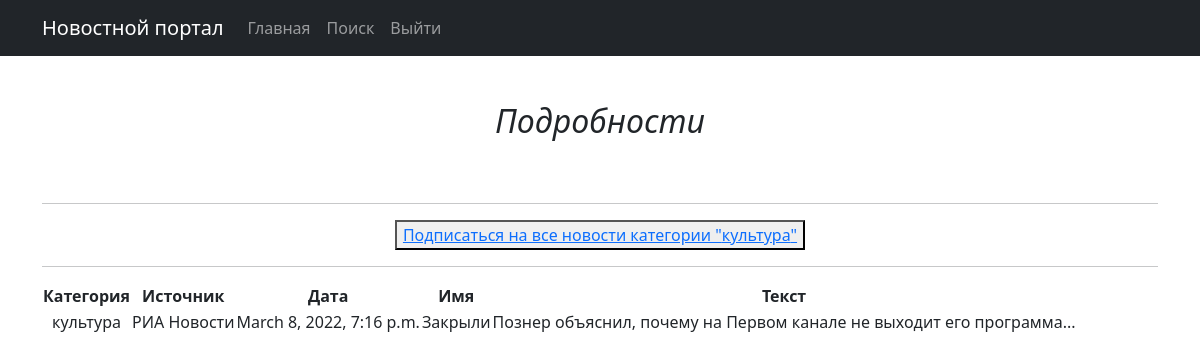
The page /news/1/ on the database its author committed.
### news/models.py (models this page shows, shortened)
class Post(models.Model):
    name = models.CharField(max_length=64)
    description = models.TextField()
    date = models.DateTimeField()
    category = models.ForeignKey('category', on_delete=models.CASCADE)
    source = models.ForeignKey('source', on_delete=models.CASCADE)

class Category(models.Model):
    name = models.CharField(max_length=64)
    subscribers = models.ManyToManyField(User, blank=True)
    def __str__(self):
        return f'{self.name}'

class Source(models.Model):
    name = models.CharField(max_length=64)

### news/views.py (the view)
# urls.py: path('<int:pk>/', PostDetailView.as_view(), name='post_detail'),
class PostDetailView(DetailView):
    model = Post
    template_name = 'sample_app/post_detail.html'
    queryset = Post.objects.all()
    def get_context_data(self, **kwargs):
        context = super().get_context_data(**kwargs)
        id = self.kwargs.get('pk')
        qwe = Category.objects.filter(pk=Post.objects.get(pk=id).category.id).values("subscribers__username")
        context['is_not_subscribe'] = not qwe.filter(subscribers__username=self.request.user).exists()
        context['is_subscribe'] = qwe.filter(subscribers__username=self.request.user).exists()
        return context

### news/templatetags/censor.py (called while the page is built)
@register.filter()
def censor(value):
    for word in BAD_WORDS:
       value = value.replace(word[1:], '*' * (len(word)-1))
    return value

### templates/sample_app/post_detail.html (shortened to what this page needs)
{% extends 'flatpages/default.html' %}
{% load censor %}
{% block content %}
<h2>&nbsp;</h2>
<h2><i>Подробности</i></h2>
<h2>&nbsp;</h2>
<table>
    <thead>
        <th>
            Категория
        </th>
        <th>
            Источник
        </th>
        <th>
            Дата
        </th>
        <th>
            Имя
        </th>
        <th>
            Текст
        </th>
    </thead>
    <tr>
        <td>
            {{ post.category }}
        </td>
        <td>
            {{ post.source.name }}
        </td>
        <td>
            {{ post.date }}
        </td>
        <td>
            {{ post.name|censor }}
        </td>
        <td>
            {{ post.description|censor }}
        </td>
        <hr>
            {% if is_not_subscribe %}
            <button><a href="add_subscribe/?pk={{ post.category.id }}">Подписаться на все новости категории "{{ post.category }}"</a></button>
            {% endif %}
        <hr>
    </tr>
</table>
{% endblock content %}

### rows shown on the page
Post: category "культура", source.name "РИА Новости", date "March 8, 2022, 7:16 p.m.", name|censor "Закрыли", description|censor "Познер объяснил, почему на Первом канале не выходит его программа..."
